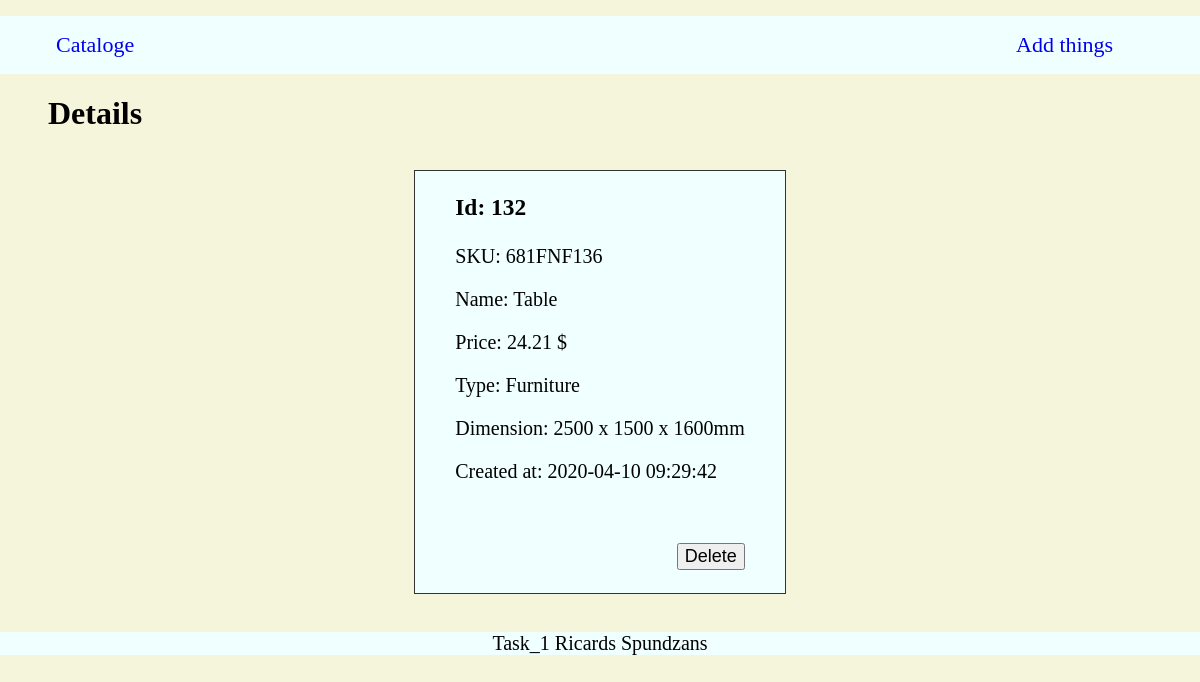
The page /details.php?id=132 on the database its author committed.
### tables this page shows
CREATE TABLE `things` (
  `id` int(11) NOT NULL,
  `sku` varchar(255) NOT NULL,
  `name` varchar(255) NOT NULL,
  `price` decimal(11,2) NOT NULL,
  `type` int(11) NOT NULL,
  `parameter_1` double NOT NULL,
  `parameter_2` double NOT NULL,
  `parameter_3` double NOT NULL,
  `created_at` timestamp NOT NULL DEFAULT current_timestamp()
);

### details.php (the view, shortened to what this page needs)
<?php
include('config/db_connect.php');
class productDisplay {
   public function __construct($thing){
      $this->id = $thing['id'];
      $this->sku = $thing['sku'];
      $this->name = $thing['name'];
      $this->price = $thing['price'];
      $this->created_at = $thing['created_at'];
      switch ($thing['type']) {
         case '2':
            $this->type = 'Furniture';
            $this->parameterAll = 'Dimension: ' . $thing['parameter_1'] . ' x ' . $thing['parameter_2'] . ' x ' . $thing['parameter_3'] . 'mm';
         break;
      }
   }
}
if (isset($_GET['id'])) {
   $id = mysqli_real_escape_string($conn, $_GET['id']);
   $sql = "SELECT * FROM things WHERE id = $id";
   $result = mysqli_query($conn, $sql);
   $thing = mysqli_fetch_assoc($result);
   $selectedProduct = new productDisplay($thing);
}
 ?>
 <!DOCTYPE html>
 <html lang="en" dir="ltr">
<?php include('templates/header.php'); ?>
<div class="nname">
   <h1>Details</h1>
</div>
<div class="detailBox">
   <div class="detailsAll">
      <?php if($thing): ?>
         <h3>Id: <?php echo htmlspecialchars($selectedProduct->id) ?></h3>
         <p>SKU: <?php echo htmlspecialchars($selectedProduct->sku) ?></p>
         <p>Name: <?php echo htmlspecialchars($selectedProduct->name) ?></p>
         <p>Price: <?php echo htmlspecialchars($selectedProduct->price)." $" ?></p>
         <p>Type: <?php echo htmlspecialchars($selectedProduct->type) ?></p>
         <p><?php echo htmlspecialchars($selectedProduct->parameterAll) ?></p>
         <p>Created at: <?php echo date($selectedProduct->created_at) ?></p>
         <div class="deleteDetail">
           <form class="" action="details.php" method="POST">
              <input type="submit" name="delete" value="Delete" class = "btn">
           </form>
         </div>
         <br>
      <?php else: ?>
         <h5>There is nothing with this ID...</h5>
      <?php endif; ?>
   </div>
</div>
   <?php include('templates/footer.php'); ?>
</html>

### rows shown on the page
things: id "132", sku "681FNF136", name "Table", price "24.21", created_at "2020-04-10 09:29:42"

### other values the page prints
$selectedProduct->type "Furniture"
$selectedProduct->parameterAll "Dimension: 2500 x 1500 x 1600mm"
